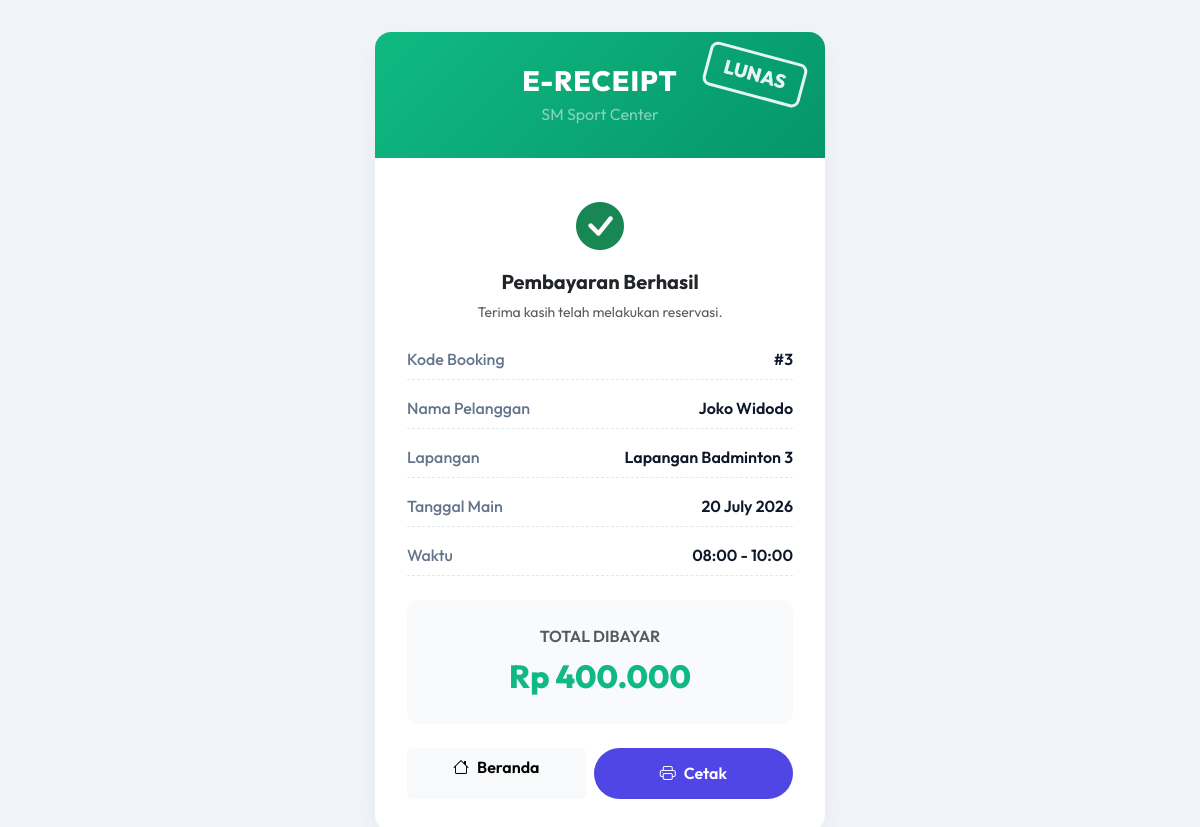
The page /struk.php?id=3 on the database its author committed.
### tables this page shows
CREATE TABLE IF NOT EXISTS `reservasi` (
  `id_reservasi` INT AUTO_INCREMENT PRIMARY KEY,
  `id_pelanggan` INT NOT NULL,
  `id_lapangan` INT NOT NULL,
  `tanggal` DATE NOT NULL,
  `jam_mulai` TIME NOT NULL,
  `jam_selesai` TIME NOT NULL,
  `total_bayar` INT NOT NULL,
  `status` ENUM('Menunggu Pembayaran', 'Selesai', 'Dibatalkan') NOT NULL DEFAULT 'Menunggu Pembayaran',
  FOREIGN KEY (`id_pelanggan`) REFERENCES `pelanggan` (`id_pelanggan`) ON DELETE CASCADE ON UPDATE CASCADE,
  FOREIGN KEY (`id_lapangan`) REFERENCES `lapangan` (`id_lapangan`) ON DELETE CASCADE ON UPDATE CASCADE
);

CREATE TABLE IF NOT EXISTS `pelanggan` (
  `id_pelanggan` INT AUTO_INCREMENT PRIMARY KEY,
  `nama` VARCHAR(100) NOT NULL,
  `no_hp` VARCHAR(20) NOT NULL,
  `email` VARCHAR(100) NOT NULL
);

CREATE TABLE IF NOT EXISTS `lapangan` (
  `id_lapangan` INT AUTO_INCREMENT PRIMARY KEY,
  `nama_lapangan` VARCHAR(100) NOT NULL,
  `jenis` VARCHAR(50) NOT NULL,  
  `harga_per_jam` INT NOT NULL,
  `status` ENUM('Tersedia', 'Tidak Tersedia') NOT NULL DEFAULT 'Tersedia'
);

### struk.php (the view, shortened to what this page needs)
<?php
require_once 'config/koneksi.php';
$id_reservasi = $_GET['id'] ?? 0;
$stmt = $koneksi->prepare("
    SELECT r.*, p.nama, p.no_hp, l.nama_lapangan
    FROM reservasi r
    JOIN pelanggan p ON r.id_pelanggan = p.id_pelanggan
    JOIN lapangan l ON r.id_lapangan = l.id_lapangan
    WHERE r.id_reservasi = ?
");
$stmt->execute([$id_reservasi]);
$data = $stmt->fetch();
$is_lunas = ($data['status'] === 'Selesai');
?>
<!DOCTYPE html>
<html lang="id">
<head>
    <link href="https://cdn.jsdelivr.net/npm/bootstrap@5.3.0/dist/css/bootstrap.min.css" rel="stylesheet">
    <link href="https://cdn.jsdelivr.net/npm/bootstrap-icons@1.10.5/font/bootstrap-icons.css" rel="stylesheet">
</head>
<body>
<div class="container d-flex justify-content-center">
    <div class="receipt-card">
        <div class="receipt-header">
            <?php if ($is_lunas): ?>
                <div class="stamp-lunas">LUNAS</div>
            <?php endif; ?>
            <h3 class="mb-1">E-RECEIPT</h3>
            <p class="mb-0 text-white-50">SM Sport Center</p>
        </div>
        <div class="receipt-body">
            <div class="text-center mb-4">
                <i class="bi bi-check-circle-fill text-success" style="font-size: 3rem;"></i>
                <h5 class="fw-bold mt-2">Pembayaran Berhasil</h5>
                <p class="text-muted small">Terima kasih telah melakukan reservasi.</p>
            </div>
            <div class="detail-row">
                <span class="detail-label">Kode Booking</span>
                <span class="detail-value">#<?= $data['id_reservasi'] ?></span>
            </div>
            <div class="detail-row">
                <span class="detail-label">Nama Pelanggan</span>
                <span class="detail-value"><?= htmlspecialchars($data['nama']) ?></span>
            </div>
            <div class="detail-row">
                <span class="detail-label">Lapangan</span>
                <span class="detail-value"><?= htmlspecialchars($data['nama_lapangan']) ?></span>
            </div>
            <div class="detail-row">
                <span class="detail-label">Tanggal Main</span>
                <span class="detail-value"><?= date('d F Y', strtotime($data['tanggal'])) ?></span>
            </div>
            <div class="detail-row">
                <span class="detail-label">Waktu</span>
                <span class="detail-value"><?= substr($data['jam_mulai'],0,5) ?> - <?= substr($data['jam_selesai'],0,5) ?></span>
            </div>
            <div class="total-box">
                <div class="text-muted fw-semibold mb-1">TOTAL DIBAYAR</div>
                <div class="total-price">Rp <?= number_format($data['total_bayar'], 0, ',', '.') ?></div>
            </div>
            <div class="d-flex justify-content-between mt-4 gap-2">
                <a href="index.php" class="btn btn-light fw-semibold flex-fill btn-home"><i class="bi bi-house me-2"></i>Beranda</a>
                <button onclick="window.print()" class="btn btn-print flex-fill"><i class="bi bi-printer me-2"></i>Cetak</button>
            </div>
        </div>
    </div>
</div>
</body>
</html>

### struk.php (style rules this page uses)
body { font-family: 'Outfit', sans-serif; background-color: #f1f5f9; padding: 2rem 0; display: flex; align-items: center; justify-content: center; min-height: 100vh; }
.receipt-card { background: #fff; max-width: 450px; width: 100%; border-radius: 16px; box-shadow: 0 10px 30px rgba(0,0,0,0.05); overflow: hidden; position: relative; }
.receipt-header { background: linear-gradient(135deg, #10b981 0%, #059669 100%); color: white; padding: 2rem; text-align: center; }
.receipt-header h3 { font-weight: 800; margin-bottom: 0; letter-spacing: 1px; }
.receipt-body { padding: 2rem; }
.stamp-lunas { position: absolute; top: 20px; right: 20px; border: 3px solid #fff; color: #fff; padding: 5px 15px; font-size: 1.2rem; font-weight: 800; transform: rotate(15deg); border-radius: 8px; opacity: 0.9; }
.detail-row { display: flex; justify-content: space-between; margin-bottom: 1rem; border-bottom: 1px dashed #e2e8f0; padding-bottom: 0.5rem; }
.detail-label { color: #64748b; font-weight: 500; }
.detail-value { font-weight: 600; color: #0f172a; text-align: right; }
.total-box { background: #f8fafc; border-radius: 12px; padding: 1.5rem; text-align: center; margin-top: 1.5rem; }
.total-price { font-size: 2rem; font-weight: 800; color: #10b981; }
.btn-print { background: #4f46e5; color: white; border-radius: 50px; padding: 0.8rem 2rem; font-weight: 600; transition: all 0.3s; }

### rows shown on the page
reservasi: id_reservasi "3", id_pelanggan.nama "Joko Widodo", id_lapangan.nama_lapangan "Lapangan Badminton 3", tanggal "20 July 2026", jam_mulai "08:00", jam_selesai "10:00", total_bayar "400.000"
